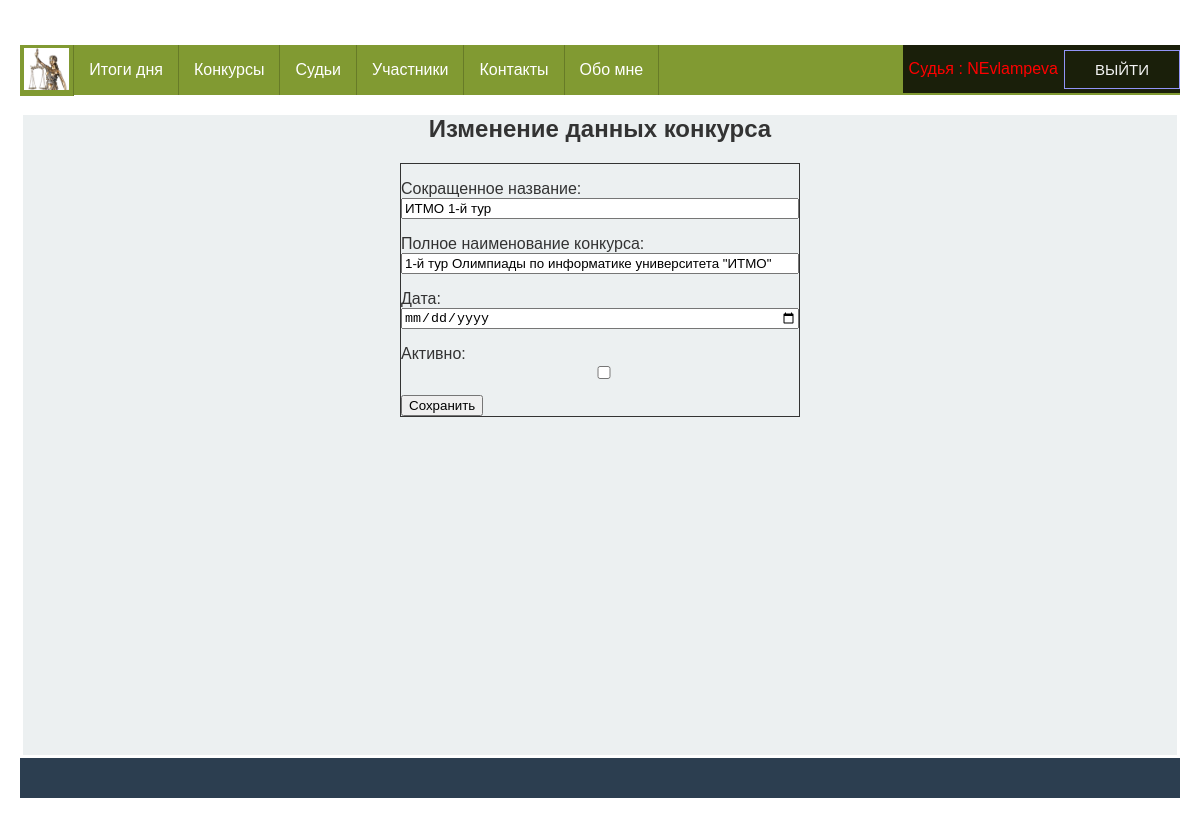
Page /competitions/edit/4/ (signed in) on the committed database.
### app_for_judges/models.py (models this page shows, shortened)
class Judge(models.Model):
    STATUSES = (
        ('M', 'Главный судья'),
        ('J', 'Судья'),
        ('S', 'Секретарь'),
        ('O', 'Наблюдатель'),
    )
    class Meta:
        db_table = 'judges'
        verbose_name = _('Судья')
        verbose_name_plural = _('Судьи')
    user = models.OneToOneField(User, on_delete=models.CASCADE)
    patronymic = models.CharField(_('Отчество'), max_length=25, null=True, blank=True, default=None)
    post = models.CharField(_('Занимаемая должность'), max_length=100,
                            default='Преподаватель ОД (математика, информатика и ИКТ)')
    regalia = models.TextField(_('Заслуги и регалии'), default='Преподаватель высшей категории')
    organization = models.CharField(_('Место работы'), max_length=100, default='Оренбургское ПКУ')
    status = models.CharField(_('Статус на соревнованиях'), max_length=1,
                              choices=STATUSES, default='O')
    competitions = models.ManyToManyField(Competition, blank=True, default='Нет')

### app_for_competitions/models.py (models this page shows, shortened)
class Competition(models.Model):
    class Meta:
        db_table = 'competitions'
        verbose_name = _('Конкурс') # наименование в админке в единственном числе
        verbose_name_plural = _('Конкурсы') # наименование в админке во множественном числе
    name = models.CharField(_('Сокращенное название'), max_length=50)
    fullname = models.CharField(_('Полное наименование конкурса'), max_length=200,
                                default=None)
    date = models.DateField(_('Дата проведения'),
                            help_text="Дата начала")
    active = models.BooleanField(_('Активен'), default=True)

### app_for_competitions/views.py (the view, shortened to what this page needs)
# urls.py: path('edit/<int:pk>/', edit_competition, name='edit_competition'),
@login_required
def edit_competition(request, pk):
    competition = get_object_or_404(Competition, id=pk)
    if request.method == 'GET':
        context = {'form': CompetitionForm(instance=competition), 'id': pk}
        return render(request, 'app_for_competitions/edit_competition.html', context)

### app_for_competitions/forms.py (shortened to what this page needs)
class CompetitionForm(forms.ModelForm):
    class Meta:
        model = Competition
        fields = ['name', 'fullname']
    date = forms.DateField(label=_("Дата"), initial=datetime.date.today,
                           widget=forms.DateInput(attrs={
                               'class': 'form-control',
                               'type' : 'date'  # теперь календарь
                           }))
    active = forms.BooleanField(label=_("Активно"), required=False, widget=forms.CheckboxInput(
        attrs={'class': 'form-check-input'}))

### app_for_competitions/templates/app_for_competitions/edit_competition.html (shortened to what this page needs)
{% extends 'base.html' %}
{% load static %}
{% block content %}
<h2 class="center">{% if id %} Изменение данных конкурса {% else %} Добавление нового конкурса {% endif %}</h2>
<form method="post" novalidate>
    {{ form.as_p }}
    <input type="submit" value="{% if id %}Сохранить{% else %}Добавить{% endif %}"/>
</form>
{% endblock content %}

### templates/base.html (shortened to what this page needs)
<!DOCTYPE html>
{% load static %}
<html lang="ru">
<head>
    <link rel="stylesheet" href="{% static 'css/stylesheet.css' %}" type="text/css">
</head>
<body>
<div class="wrapper">
    <header>
        <ul>
            <li>
                <a class="a_menu_logo " href="{% url 'home' %}">
                    <image class="logo" src="{% static 'image/femidalittle.png' %}">
                </a>
            </li>
            <li><a class="a_menu" href="{% url 'competition_result' %}">Итоги дня</a></li>
            <li><a class="a_menu" href="{% url 'all_competitions' %}">Конкурсы</a></li>
            <li><a class="a_menu" href="{% url 'all_judges' %}">Судьи</a></li>
            <li><a class="a_menu" href="#">Участники</a>
            </li>
            <li><a class="a_menu" href="#">Контакты</a></li>
            <li><a class="a_menu" href="{% url 'about' %}">Обо мне</a></li>
            <div class="container enter">
                {% if user.is_authenticated %}
                <div class="user_name">{{user.judge.get_status_display }} : {{ user.username }}</div>
                <a href="{% url 'users:logout' %}" class="btn a_btn">Выйти</a>
                {% else %}
                <a href="{% url 'users:login' %}" class="btn a_btn">Войти</a>
                <a href="{% url 'users:register' %}" class="btn a_btn">Регистрация</a>
                {% endif %}
            </div>
        </ul>
    </header>
    <main>
        {% block content %}{% endblock %}
    </main>
    <footer>
    </footer>
</div>
</body>
</html>

### static/css/stylesheet.css (style rules this page uses)
.wrapper { height: 100vh; flex-direction: column; }
main { flex: 1; background-color: #ecf0f1; min-height: 80vh; margin: 3px; }
body { margin: 0; }
header { background-color: #2ecc71; height: 50px; }
footer { background-color: #2c3e50; color: white; height: 40px; }
* { box-sizing: border-box; }
.center { text-align: center; }
ul { list-style: none; margin: 0; padding-left: 0; margin-top: 25px; background: #819A32; height: 50px; }
.a_menu { text-decoration: none; background: #819A32; color: #fff; padding: 0 15px; font-family: arial; line-height: 50px; display: block; border-right: 1px solid #677B27; -moz-transition: all 0.3s 0.01s ease; -o-transition: all 0.3s 0.01s ease; -webkit-transition: all 0.3s 0.01s ease; }
.a_menu_logo { text-decoration: none; background: #819A32; color: #fff; padding: 0 4px; display: block; border-right: 1px solid #677B27; -moz-transition: all 0.3s 0.01s ease; -o-transition: all 0.3s 0.01s ease; -webkit-transition: all 0.3s 0.01s ease; }
.logo { margin: 3px auto 2px; height: 42px; }
.enter { float: right; }
li { float: left; position: relative; }
* { -moz-box-sizing: border-box; -webkit-box-sizing: border-box; box-sizing: border-box; }
html { color: #333333; font-size: 62.5%; }
body { font: normal 16px Tahoma, Geneva, Helvetica, sans-serif; margin: 0 auto; padding: 0; }
@media only all and (min-width: 760px) { body { padding: 20px; padding: 2rem; } }
.container { background: linear-gradient(rgba(0, 0, 0, 0.8), rgba(0, 0, 0, 0.8)); font-family: Arial, Helvetica, sans-serif; display: flex; justify-content: center; align-items: center; height: 3em; padding: 0; margin: 0; }
.a_btn { font-size: 1.5rem; padding: 1rem 3rem; color: #f4f4f4; text-transform: uppercase; }
.btn { text-decoration: none; border: 1px solid rgb(146, 148, 248); position: relative; overflow: hidden; }
.btn:before { content: ""; position: absolute; top: 0; left: -100%; width: 100%; height: 100%; background: linear-gradient( 120deg, transparent, rgba(146, 148, 248, 0.4), transparent ); transition: all 650ms; }
form { max-width: 400px; margin: 0 auto; border: 1px solid; }
label, input, textarea, select { display: block; width: 100%; }
input[type='submit'] { display: inline-block; width: auto; }
.user_name { color: red; margin: 6px }

### rows in the picture
Competition: name "ИТМО 1-й тур", fullname "1-й тур Олимпиады по информатике университета \"ИТМО\""

### other values in the picture
{{ user.judge.get_status_display }} "Судья"
{{ user.username }} "NEvlampeva"
